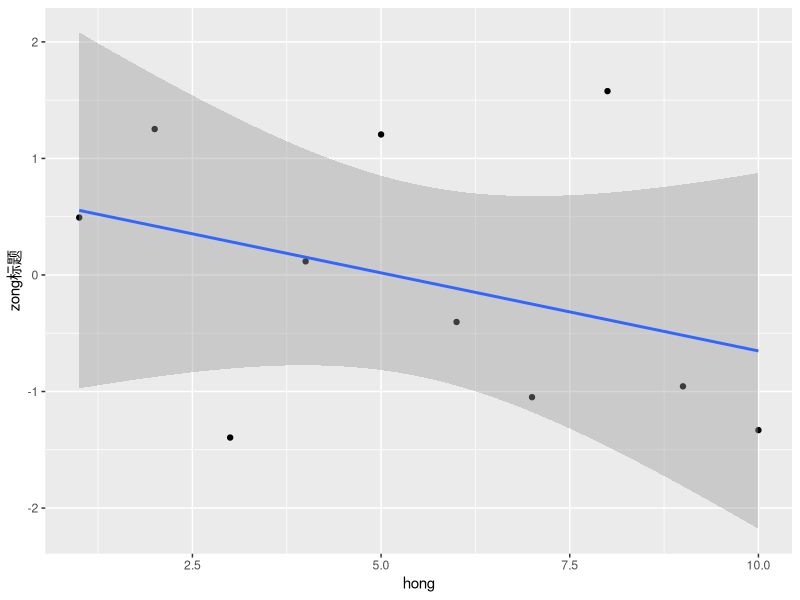

This figure's R source:
library(zoo)
DF <- data.frame(a = 1:10, b = rnorm(10), c = letters[1:10])
#DF

#rollapplyr(DF[1:2], 3, sum, fill = NA)
#replace(DF, 1:2, rollapplyr(DF[1:2], 3, sum, fill = NA))

DF$sum3 = rollapplyr(DF[1], 3, sum, fill = NA)
#print('sum3');  DF$sum3

CALCXL =function(z) {
	print(z)
	coef(lm(b~a, data = as.data.frame(z)))['a']
}
DF$XL = rollapplyr(DF[1:2], 3, CALCXL, fill = NA, by.column = FALSE)
print('AFTER XL')

DF

#plot(dd, xlim=c(-1,12), ylim=c(-6,22))
#abline(m)

library(ggplot2)

ggplot(DF, aes(a, b)) + geom_point() + geom_smooth(method = "lm", se=T) + labs(x = "hong", y = "zong标题")

#?geom_smooth

#append(1:5, 0:1, after = 3)

#NA_integer_

#rank(x1 <- c(3, 1, 4, 15, 92))

#replace(1:9,c(1,3,7),0)



